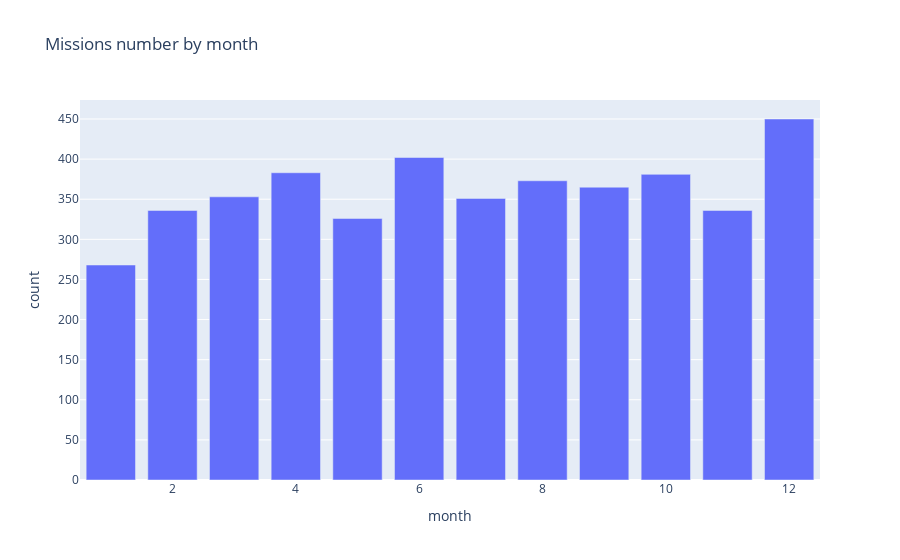

Notebook code for this chart:
### Markdown cell above
# Chart the Number of Launches Month-on-Month until the Present

Which month has seen the highest number of launches in all time? Superimpose a rolling average on the month on month time series chart.

### Code cell
df_data['date'] = pd.to_datetime(df_data['Date'])
df_data['month'] = df_data['date'].apply(lambda datetime: datetime.month)

ds = df_data['month'].value_counts().reset_index()
ds.columns = [
    'month', 
    'count'
]
fig = px.bar(
    ds, 
    x='month', 
    y="count", 
    orientation='v', 
    title='Missions number by month' 
)
fig.show()

### Figure 1 — Plotly figure (JSON) as saved in the notebook; plotly's stock layout.template omitted (floating-point values rounded to 4 significant figures)
{"data": [{"alignmentgroup": "True", "hovertemplate": "month=%{x}<br>count=%{y}<extra></extra>", "legendgroup": "", "marker": {"color": "#636efa", "pattern": {"shape": ""}}, "name": "", "offsetgroup": "", "orientation": "v", "showlegend": false, "textposition": "auto", "type": "bar", "x": [12, 6, 4, 10, 8, 9, 3, 7, 2, 11, 5, 1], "xaxis": "x", "y": [450, 402, 383, 381, 373, 365, 353, 351, 336, 336, 326, 268], "yaxis": "y"}], "layout": {"barmode": "relative", "legend": {"tracegroupgap": 0}, "title": {"text": "Missions number by month"}, "xaxis": {"anchor": "y", "domain": [0, 1], "title": {"text": "month"}}, "yaxis": {"anchor": "x", "domain": [0, 1], "title": {"text": "count"}}}}
